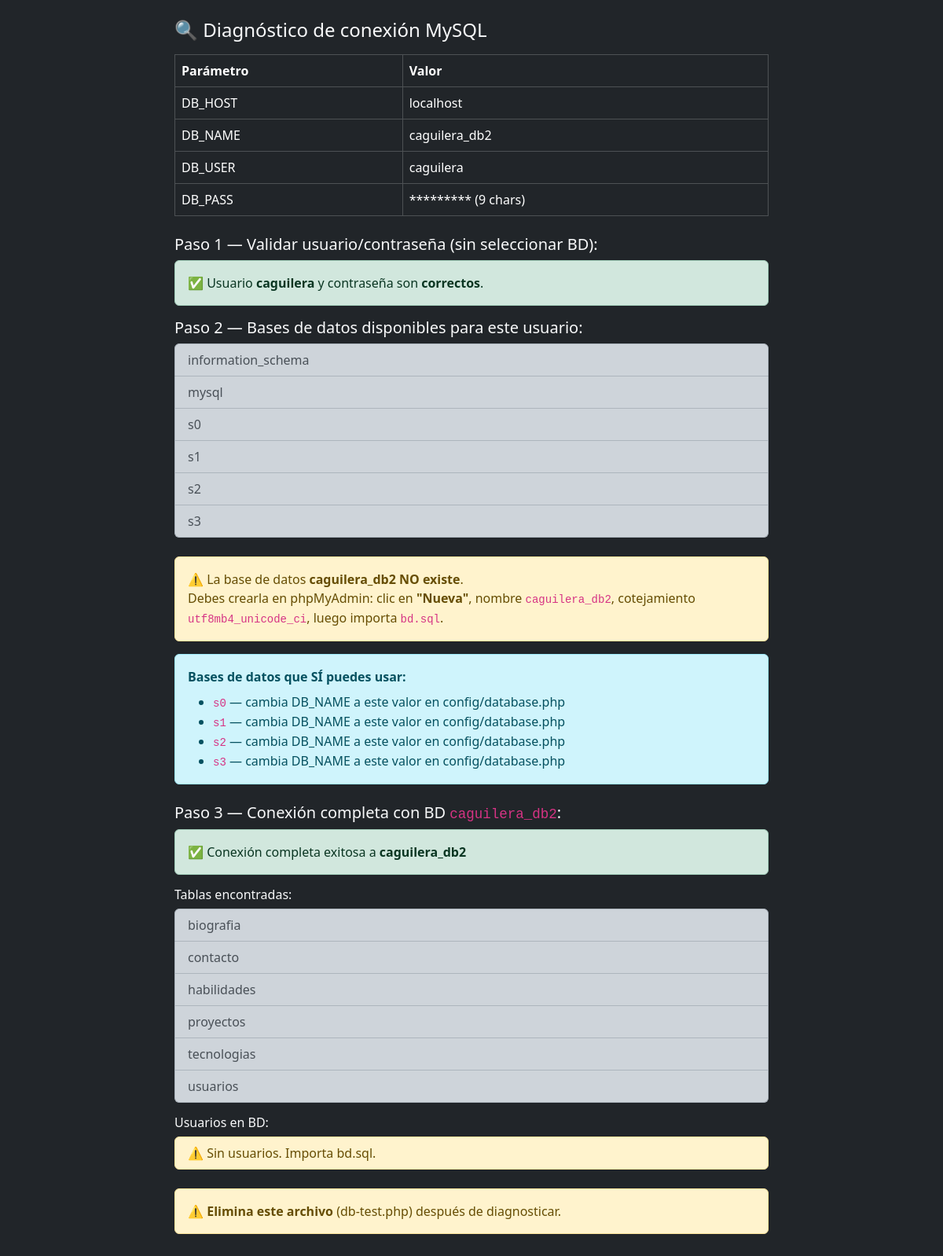
Page /db-test.php on the earlier database version.
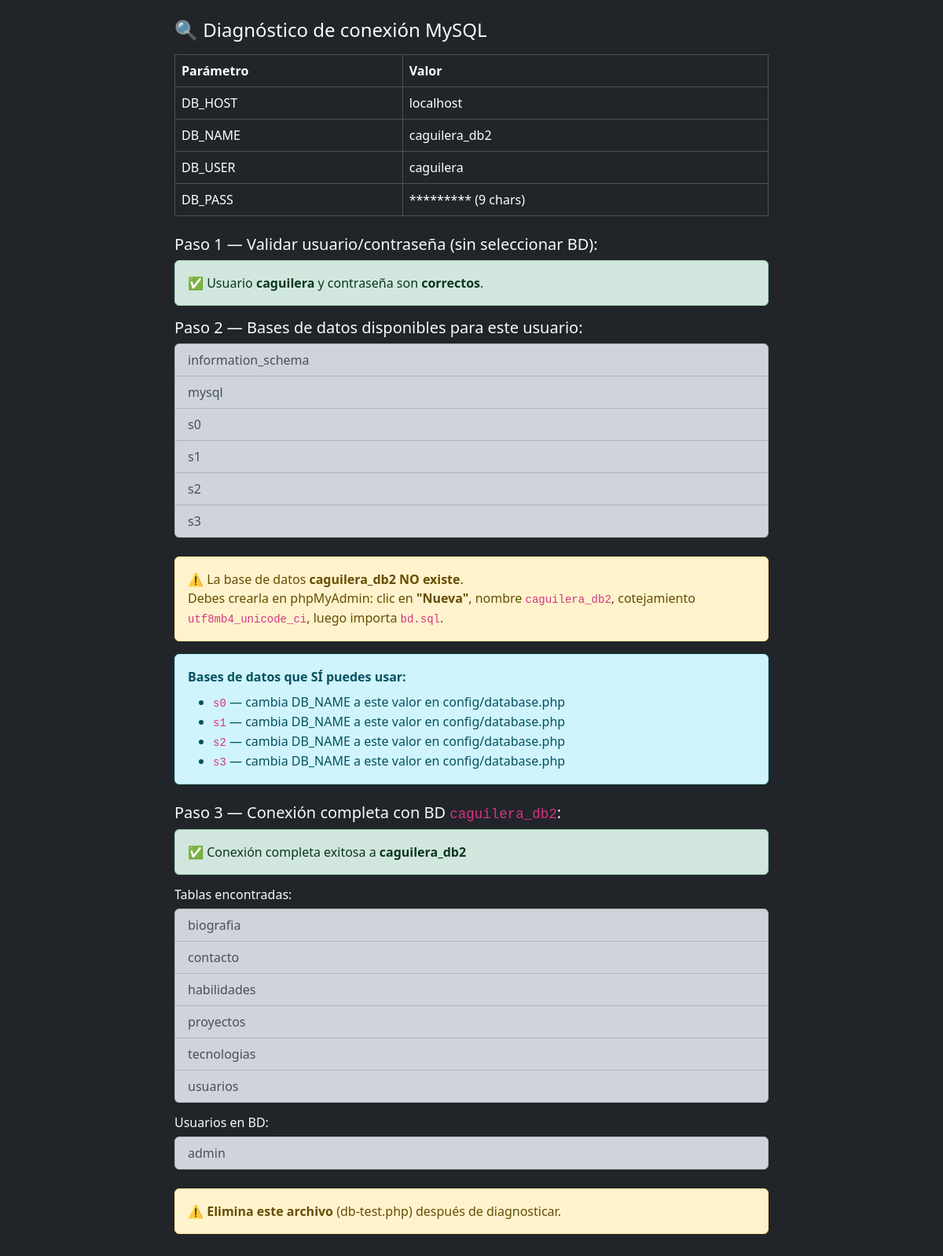
Same page on the later database version.
### tables this page shows
CREATE TABLE IF NOT EXISTS usuarios (
    id           INT AUTO_INCREMENT PRIMARY KEY,
    username     VARCHAR(50)  NOT NULL UNIQUE,
    password_hash VARCHAR(255) NOT NULL,
    created_at   TIMESTAMP DEFAULT CURRENT_TIMESTAMP
);

### db-test.php (the view, shortened to what this page needs)
<?php
echo '<!DOCTYPE html><html lang="es"><head>
<meta charset="UTF-8">
<title>Diagnóstico BD</title>
<link rel="stylesheet" href="https://cdn.jsdelivr.net/npm/bootstrap@5.3.8/dist/css/bootstrap.min.css"/>
</head><body class="bg-dark text-light p-4">';
echo '<div class="container" style="max-width:780px">';
echo '<h4 class="mb-3">🔍 Diagnóstico de conexión MySQL</h4>';
echo '<table class="table table-dark table-bordered mb-4">';
echo '<tr><th>Parámetro</th><th>Valor</th></tr>';
echo '<tr><td>DB_HOST</td><td>' . DB_HOST . '</td></tr>';
echo '<tr><td>DB_NAME</td><td>' . DB_NAME . '</td></tr>';
echo '<tr><td>DB_USER</td><td>' . DB_USER . '</td></tr>';
echo '<tr><td>DB_PASS</td><td>' . str_repeat('*', strlen(DB_PASS)) . ' (' . strlen(DB_PASS) . ' chars)</td></tr>';
echo '</table>';
echo '<h5>Paso 1 — Validar usuario/contraseña (sin seleccionar BD):</h5>';
try {
    $dsn0 = 'mysql:host=' . DB_HOST . ';charset=utf8mb4';
    $pdo0 = new PDO($dsn0, DB_USER, DB_PASS, [PDO::ATTR_ERRMODE => PDO::ERRMODE_EXCEPTION]);
    echo '<div class="alert alert-success">✅ Usuario <strong>' . DB_USER . '</strong> y contraseña son <strong>correctos</strong>.</div>';
    echo '<h5>Paso 2 — Bases de datos disponibles para este usuario:</h5>';
    $dbs = $pdo0->query("SHOW DATABASES")->fetchAll(PDO::FETCH_COLUMN);
    echo '<ul class="list-group mb-4">';
    $found = false;
    foreach ($dbs as $dbname) {
        $active = ($dbname === DB_NAME) ? ' list-group-item-success' : ' list-group-item-dark';
        $marker = ($dbname === DB_NAME) ? ' ✅ <strong>(esta es la configurada)</strong>' : '';
        echo '<li class="list-group-item' . $active . '">' . htmlspecialchars($dbname) . $marker . '</li>';
    }
    echo '</ul>';
    if (!$found) {
        echo '<div class="alert alert-warning">⚠️ La base de datos <strong>' . DB_NAME . '</strong> <strong>NO existe</strong>.<br>';
        echo 'Debes crearla en phpMyAdmin: clic en <strong>"Nueva"</strong>, nombre <code>' . DB_NAME . '</code>, cotejamiento <code>utf8mb4_unicode_ci</code>, luego importa <code>bd.sql</code>.</div>';
        echo '<div class="alert alert-info"><strong>Bases de datos que SÍ puedes usar:</strong><ul class="mt-2 mb-0">';
        foreach ($dbs as $dbname) {
            if (!in_array($dbname, ['information_schema', 'performance_schema', 'mysql', 'sys'])) {
                echo '<li><code>' . htmlspecialchars($dbname) . '</code> — cambia DB_NAME a este valor en config/database.php</li>';
            }
        }
        echo '</ul></div>';
    }
} catch (PDOException $e) {
    $msg = $e->getMessage();
    echo '<div class="alert alert-danger">';
    echo '<strong>❌ Credenciales inválidas o MySQL rechaza la conexión:</strong><br>';
    echo '<code>' . htmlspecialchars($msg) . '</code>';
    echo '</div>';
    echo '<div class="alert alert-warning"><strong>Posibles causas:</strong><ul class="mt-2 mb-0">';
    if (str_contains($msg, 'Access denied')) {
        echo '<li>La contraseña de MySQL para el usuario <strong>' . DB_USER . '</strong> puede ser diferente a la de phpMyAdmin.</li>';
        echo '<li>En TECLAB, prueba con el usuario <strong>caguilera2025</strong> (igual al FTP) en lugar de <strong>caguilera</strong>.</li>';
        echo '<li>Ve a phpMyAdmin → tu usuario → pestaña "Cambiar contraseña" para ver o resetear la contraseña MySQL.</li>';
    }
    echo '</ul></div>';
    echo '<div class="alert alert-info mt-3"><strong>💡 Sugerencia para TECLAB:</strong><br>';
    echo 'El usuario MySQL en servidores universitarios suele ser el mismo que el usuario del sistema (<code>caguilera2025</code>). ';
    echo 'Si tu phpMyAdmin te pide <code>caguilera2025</code> como usuario para entrar, actualiza DB_USER en <code>config/database.php</code> a <code>caguilera2025</code>.</div>';
}
echo '<h5 class="mt-4">Paso 3 — Conexión completa con BD <code>' . DB_NAME . '</code>:</h5>';
try {
    $db = getDB();
    echo '<div class="alert alert-success">✅ Conexión completa exitosa a <strong>' . DB_NAME . '</strong></div>';
    $tables = $db->query("SHOW TABLES")->fetchAll(PDO::FETCH_COLUMN);
    echo '<h6>Tablas encontradas:</h6><ul class="list-group mb-3">';
    foreach ($tables as $t) {
        echo '<li class="list-group-item list-group-item-dark">' . htmlspecialchars($t) . '</li>';
    }
    echo '</ul>';
    try {
        $u = $db->query("SELECT username FROM usuarios LIMIT 5")->fetchAll();
        echo '<h6>Usuarios en BD:</h6><ul class="list-group mb-3">';
        if (empty($u)) {
            echo '<li class="list-group-item list-group-item-warning">⚠️ Sin usuarios. Importa bd.sql.</li>';
        }
        foreach ($u as $row) {
            echo '<li class="list-group-item list-group-item-dark">' . htmlspecialchars($row['username']) . '</li>';
        }
        echo '</ul>';
    } catch (Exception $e2) {
        echo '<div class="alert alert-warning">⚠️ Tabla <code>usuarios</code> no existe. Importa bd.sql.</div>';
    }
} catch (PDOException $e) {
    echo '<div class="alert alert-danger"><code>' . htmlspecialchars($e->getMessage()) . '</code></div>';
}
echo '<div class="alert alert-warning mt-4">⚠️ <strong>Elimina este archivo</strong> (db-test.php) después de diagnosticar.</div>';
echo '</div></body></html>';

Differences in the rows shown:
added usuarios: username "admin"
Other differences:
text no longer shown: "⚠️ Sin usuarios. Importa bd.sql."
